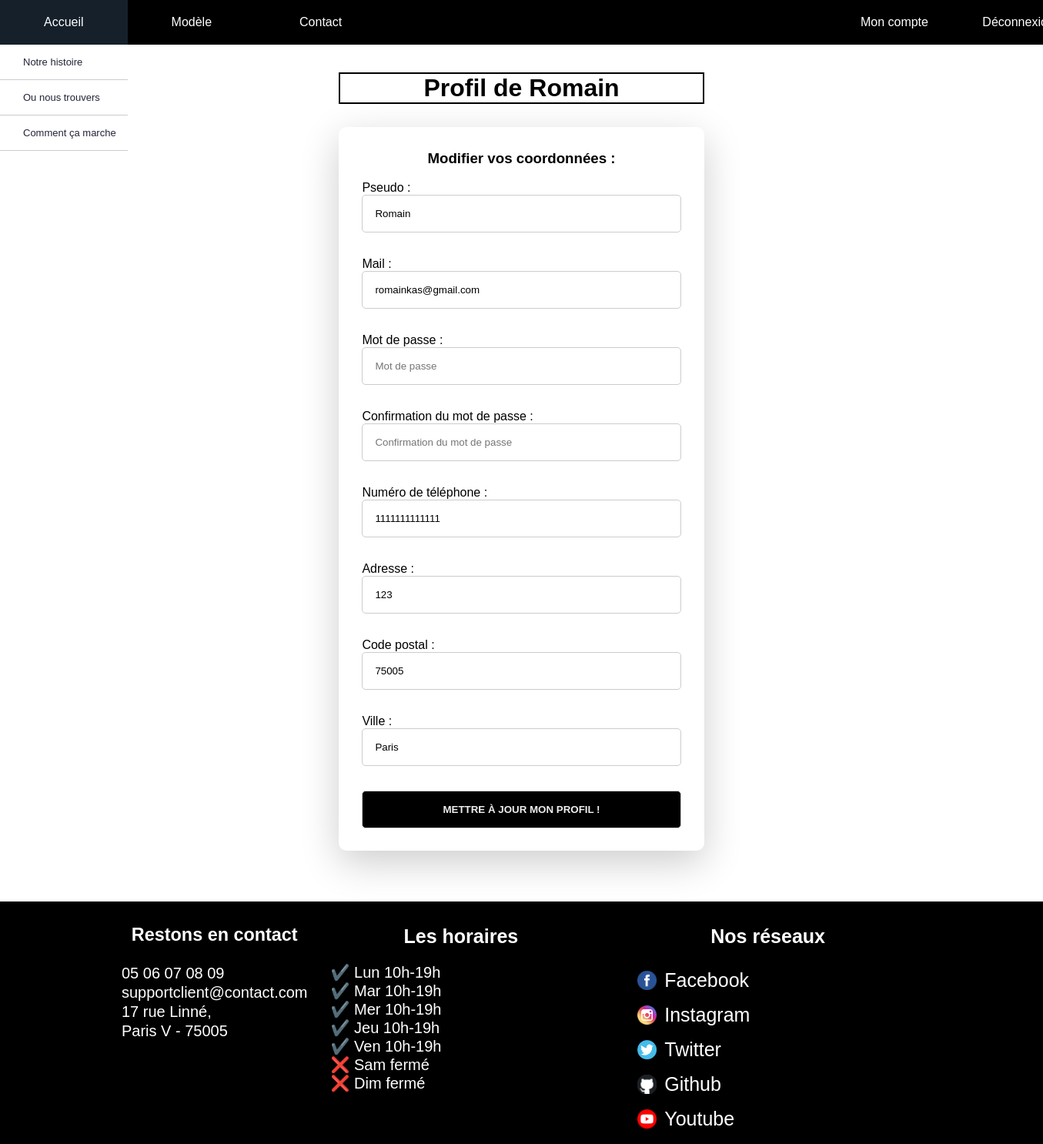
/e-commerce/profil.php (signed in), run on the app's committed database.
### tables this page shows
CREATE TABLE IF NOT EXISTS `client` (
  `ID` int(11) NOT NULL AUTO_INCREMENT,
  `pseudo` varchar(255) NOT NULL,
  `mail` varchar(50) NOT NULL,
  `mdp` varchar(50) NOT NULL,
  `numero` text,
  `adresse` text,
  `codepostal` text,
  `ville` text,
  PRIMARY KEY (`ID`)
);

### e-commerce/profil.php (the view, shortened to what this page needs)
<!DOCTYPE <html>
<head>
    <link rel="stylesheet" href="navbarpage.css">
    <link rel="stylesheet" href="profil.css">
</head>
<body>
    <?php include "navbar.php" ?><br></br>
    <?php require_once "db.php" ?>
    <?php if (isset($_SESSION['mail'])) { ?>
        <center>
            <h1>Profil de <?php echo $_SESSION['pseudo']; ?></h1>
        </center>
        <?php
        if (isset($_SESSION['ID'])) {
            $requser = $bdd->prepare("SELECT * FROM client WHERE ID = ?");
            $requser->execute(array($_SESSION['ID']));
            $user = $requser->fetch();
        }
        ?>
        <div class="container">
            <div class="container_profil">
                <h3>Modifier vos coordonnées :</h3><br>
                <form method="post" action="profil.php">
                    <label>Pseudo :</label>
                    <input type="text" name="newpseudo" placeholder="Pseudo" value="<?php echo $user['pseudo']; ?>" /><br />
                    <label>Mail :</label>
                    <input type="text" name="newmail" placeholder="Mail" value="<?php echo $user['mail']; ?>" /><br />
                    <label>Mot de passe :</label>
                    <input type="password" name="newmdp1" placeholder="Mot de passe" /><br />
                    <label>Confirmation du mot de passe :</label>
                    <input type="password" name="newmdp2" placeholder="Confirmation du mot de passe" /><br />
                    <label>Numéro de téléphone :</label>
                    <input type="text" name="newnumero" placeholder="Numéro de téléphone" value="<?php echo $user['numero']; ?>" /><br />
                    <label>Adresse :</label>
                    <input type="text" name="newadresse" placeholder="Adresse" value="<?php echo $user['adresse']; ?>" /><br />
                    <label>Code postal :</label>
                    <input type="text" name="newcodepostal" placeholder="Code postal" value="<?php echo $user['codepostal']; ?>" /><br />
                    <label>Ville :</label>
                    <input type="text" name="newville" placeholder="Ville" value="<?php echo $user['ville']; ?>" /><br />
                    <button type="submit"> Mettre à jour mon profil ! </button>
            </div>
        </div>
        <center>
            <?php if (isset($msg)) {
                echo $msg;
            } else {
                echo $msg1;
            } ?><br /><br />
        </center>
</body>
<?php include "footer.php" ?>
</html>
<?php } else {
        header("Location: connexion.php");
    } ?>

### e-commerce/navbarpage.css (style rules this page uses)
form input[type="password"], form input[type="text"], form button[type="submit"], form inputbutton[type="submit"] { width: 100%; margin-bottom: 32px; padding: 16px; color: black; border: 1px solid #ccc; border-radius: 5px; outline: 0; }
form button[type="submit"] { font-weight: bold; color: #eee; text-transform: uppercase; background-color: black; }
*, *:before, *:after { box-sizing: inherit; }
body { background-color: white; font-family: Helvetica, sans-serif; }
body { height: 100vh; display: flex; flex-direction: column; }

### e-commerce/profil.css (style rules this page uses)
.container { width: 100%; height: 1000px; justify-content: center; display: flex; }
.container_profil { width: 35%; margin: 30px; top: 50%; left: 50%; padding: 30px; transform: translate(-50% -50%); background: #fff; box-sizing: border-box; border-radius: 10px; box-shadow: 0 15px 50px rgba(0, 0, 0, .2); }
h3 { text-align: center; }
h1 { border: 2px solid black; width: 35%; }

### data on the page
client: newpseudo "Romain", newmail "romainkas@gmail.com", newnumero "1111111111111", newadresse "123", newcodepostal "75005", newville "Paris"

### other printed values
$_SESSION['pseudo'] "Romain"
